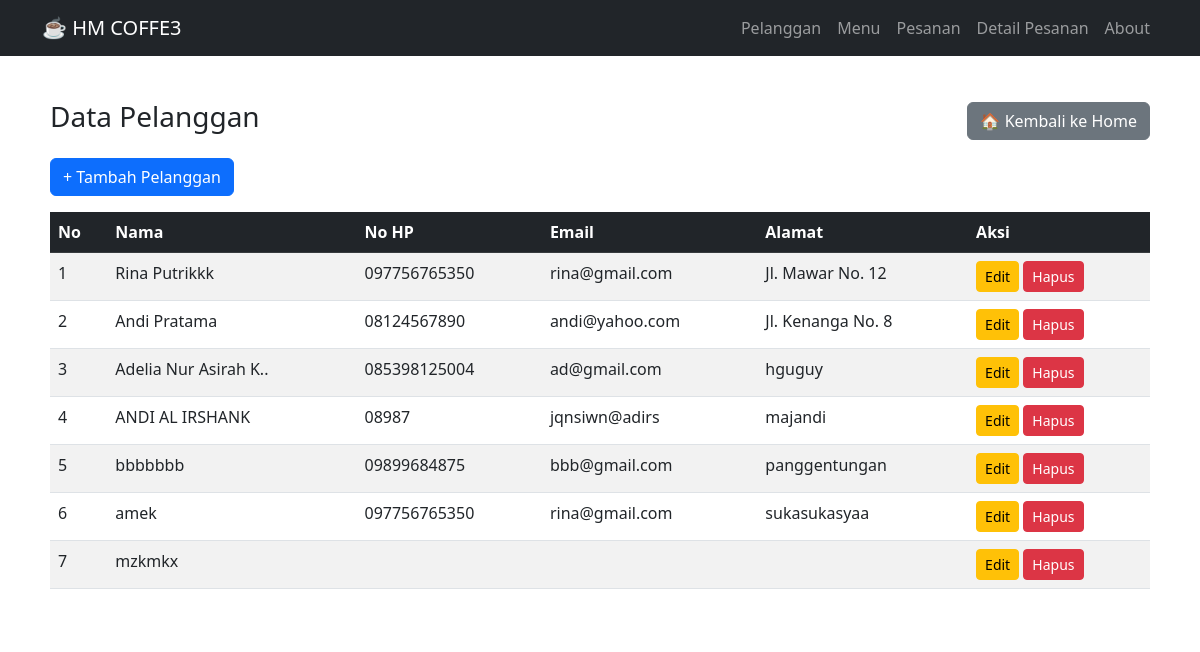
The app's page /pelanggan.php (signed in) with its own data.
### tables this page shows
CREATE TABLE `pelanggan` (
  `id_pelanggan` int(11) NOT NULL,
  `nama` varchar(100) NOT NULL,
  `no_hp` varchar(20) NOT NULL,
  `email` varchar(100) DEFAULT NULL,
  `alamat` text DEFAULT NULL
);

### pelanggan.php (the view, shortened to what this page needs)
<?php
include 'koneksi.php';
$username = $_SESSION['username'];
?>
<!DOCTYPE html>
<html lang="id">
<head>
  <link href="https://cdn.jsdelivr.net/npm/bootstrap@5.3.0/dist/css/bootstrap.min.css" rel="stylesheet">
</head>
<body>
<?php include 'navbar.php'; ?>
<div class="container mt-4 content-box">
  <div class="d-flex justify-content-between align-items-center mb-3">
    <h3>Data Pelanggan</h3>
    <a href="index.php" class="btn btn-secondary">🏠 Kembali ke Home</a>
  </div>
  <?php if ($username === 'admin') { ?>
    <button class="btn btn-primary mb-3" data-bs-toggle="modal" data-bs-target="#tambahModal">+ Tambah Pelanggan</button>
  <?php } ?>
  <table class="table table-striped">
    <thead class="table-dark">
      <tr>
        <th>No</th>
        <th>Nama</th>
        <th>No HP</th>
        <th>Email</th>
        <th>Alamat</th>
        <?php if ($username === 'admin') echo '<th>Aksi</th>'; ?>
      </tr>
    </thead>
    <tbody>
      <?php
      $no = 1;
      $data = mysqli_query($koneksi, "SELECT * FROM pelanggan");
      while ($d = mysqli_fetch_array($data)) {
        echo '<tr>
                <td>'.$no.'</td>
                <td>'.$d['nama'].'</td>
                <td>'.$d['no_hp'].'</td>
                <td>'.$d['email'].'</td>
                <td>'.$d['alamat'].'</td>';
        if ($username === 'admin') {
          echo '<td>
                  <button class="btn btn-warning btn-sm editBtn"
                    data-id="'.$d['id_pelanggan'].'"
                    data-nama="'.$d['nama'].'"
                    data-nohp="'.$d['no_hp'].'"
                    data-email="'.$d['email'].'"
                    data-alamat="'.$d['alamat'].'">Edit</button>
                  <a href="?hapus='.$d['id_pelanggan'].'" class="btn btn-danger btn-sm" onclick="return confirm(\'Yakin ingin menghapus data ini?\')">Hapus</a>
                </td>';
        }
        echo '</tr>';
        $no++;
      }
      ?>
    </tbody>
  </table>
</div>
</body>
</html>

### pelanggan.php (style rules this page uses)
body { background-image: url('img/bg-coffee.jpg'); background-size: cover; background-position: center; background-attachment: fixed; }
.content-box { background-color: rgba(255, 255, 255, 0.92); border-radius: 10px; padding: 20px; }

### records on screen
pelanggan: nama "Rina Putrikkk", no_hp "097756765350", email "rina@gmail.com", alamat "Jl. Mawar No. 12"
pelanggan: nama "Andi Pratama", no_hp "08124567890", email "andi@yahoo.com", alamat "Jl. Kenanga No. 8"
pelanggan: nama "Adelia Nur Asirah K..", no_hp "085398125004", email "ad@gmail.com", alamat "hguguy"
pelanggan: nama "ANDI AL IRSHANK", no_hp "08987", email "jqnsiwn@adirs", alamat "majandi"
pelanggan: nama "bbbbbbb", no_hp "09899684875", email "bbb@gmail.com", alamat "panggentungan"
pelanggan: nama "amek", no_hp "097756765350", email "rina@gmail.com", alamat "sukasukasyaa"
pelanggan: nama "mzkmkx"
